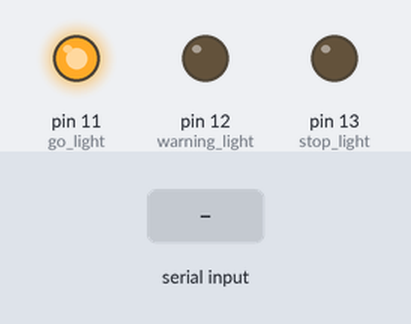
A sketch run on a simulated Arduino Uno, built with avr-gcc and run on an emulated ATmega328P. On the bench: output pins drawn as LEDs (lit = HIGH). Inputs (shaded band) come from the test bench.

Above: at 7.4 s.
7.5 s: "setred" received over Serial
At 8.8 s:
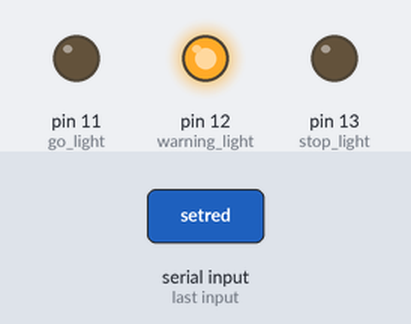
11.0 s: "off" received over Serial
At 13.2 s:
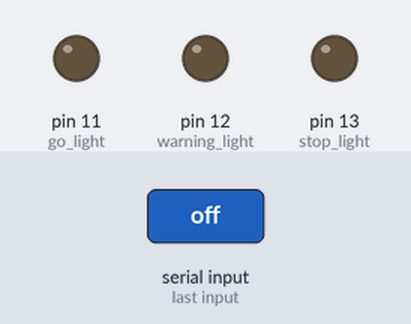
Timing chart, 0 to 14.7 s (numbered marks = the images above; inputs shaded):
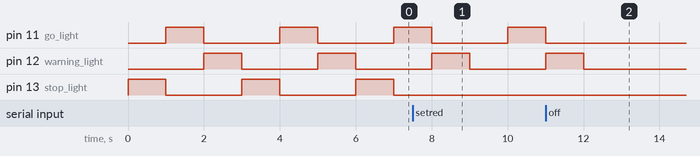

The sketch:

Traffic_Light.ino
```cpp
int stop_light = 13;
int warning_light = 12;
int go_light = 11;

String command;
int powered;
int red_duration;
int yellow_duration;
int green_duration;

void setup() {
Serial.begin(4800);
pinMode(stop_light, OUTPUT);
pinMode(warning_light, OUTPUT);
pinMode(go_light, OUTPUT);
powered = 1;
red_duration = 1 * 1000;
yellow_duration = 1 * 1000;
green_duration = 1 * 1000;
}

void loop() {
    while(Serial.available()){
    command = Serial.readString();
    if(command.length() > 0){
      if(command.equals("off")){
        powered = 0;
      }else if(command.equals("on")){
        powered = 1;
      }
      else if(command.substring(0, 6).equals("setred")){
        int new_duration = command.substring(6, command.length()).toInt();
        red_duration = new_duration * 1000;
        command = "";
      }else if(command.substring(0, 6) == "setylw"){
        int new_duration = command.substring(6, command.length()).toInt();
        yellow_duration = new_duration * 1000;
      }else if(command.substring(0, 6) == "setgrn"){
        int new_duration = command.substring(6, command.length()).toInt();
        green_duration = new_duration * 1000;
      }
    }
     command = "";
  }

    if(powered == 1){
    digitalWrite(stop_light, HIGH);
    delay(red_duration);
    digitalWrite(stop_light, LOW);
    digitalWrite(go_light, HIGH);
    delay(green_duration);
    digitalWrite(go_light, LOW);
    digitalWrite(warning_light, HIGH);
    delay(yellow_duration);
    digitalWrite(warning_light, LOW);
    }else if(powered == 0){
      digitalWrite(stop_light, LOW);
      digitalWrite(warning_light, LOW);
      digitalWrite(go_light, LOW);
    }
}
```

Measured:
- after the input at 7.5 s, pin 13 (stop_light): stays LOW (without the input it goes to HIGH after 1.5 s)
- after the input at 11.0 s, pin 11 (go_light): stops changing and stays LOW; pin 12 (warning_light): goes on until 12.0 s, then stays LOW
- by itself, pin 11 (go_light), pin 12 (warning_light), pin 13 (stop_light): alternates HIGH for 1.0 s and LOW for 2.0 s
